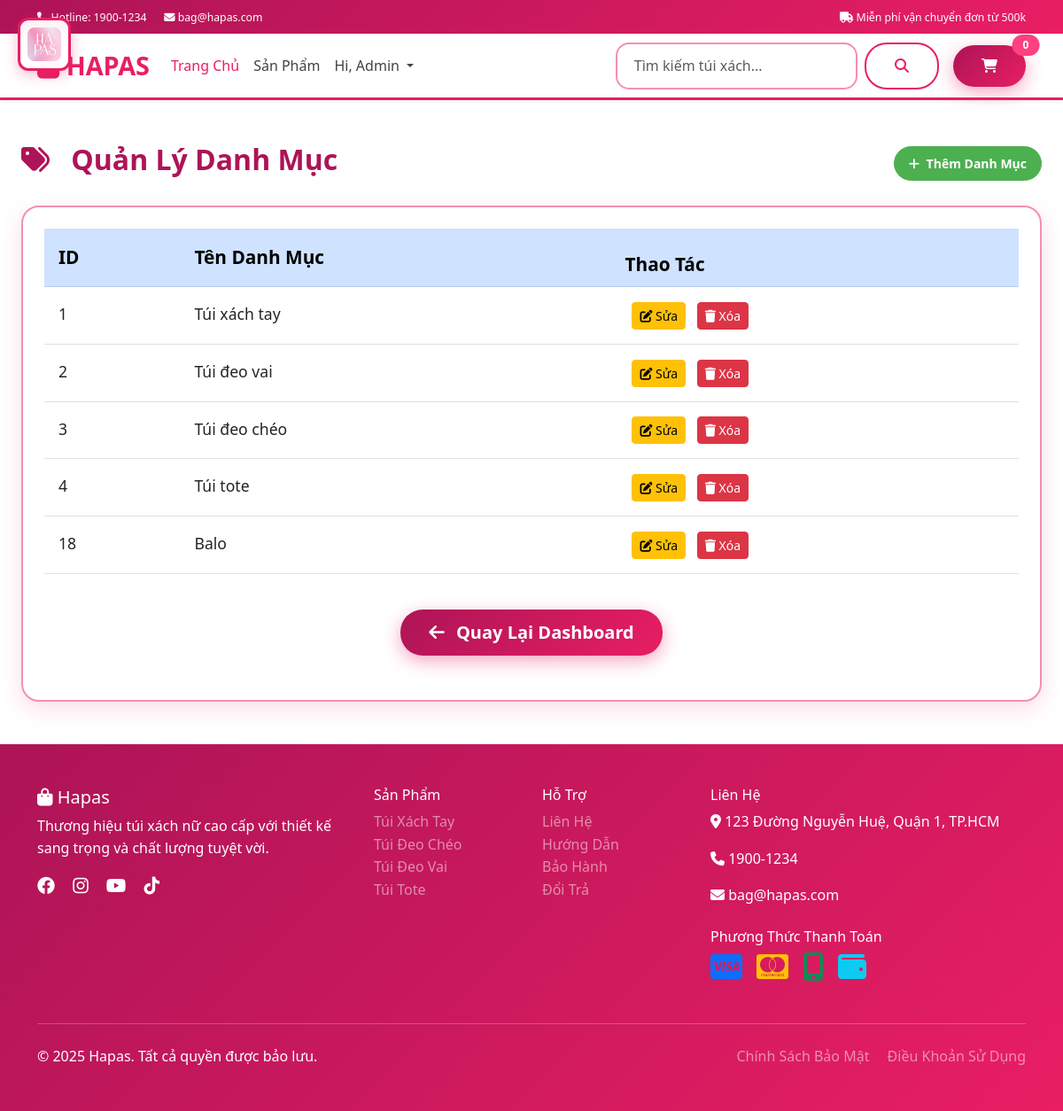
Screenshot of /controller/AdminCategoryController.php (signed in) with the database file from the repository.
### tables this page shows
CREATE TABLE `categories` (
  `id` int NOT NULL,
  `name` varchar(100) NOT NULL
);

### views/admincategory.php (called while the page is built)
<?php
include('../assets/inc/header.php');
include('../assets/inc/navbar.php');
include('../assets/inc/_admincategory.php');
include('../assets/inc/footer.php');
?>

### controller/AdminCategoryController.php (called while the page is built, shortened)
<?php
require_once '../db.php';
$sql = "SELECT * FROM categories ORDER BY id";
$result = $conn->query($sql);
$listCategory = [];
if ($result && $result->num_rows > 0) {
    while($row = $result->fetch_assoc()) {
        $listCategory[] = $row;
    }
}
include('../views/admincategory.php');
?>

### assets/inc/_admincategory.php (the view, shortened to what this page needs)
<section class="py-5" style="background: white; min-height: 85vh;">
    <div class="container-fluid px-4">
        <div class="row mb-4">
            <div class="col-12 d-flex justify-content-between align-items-center">
                <h2 class="fw-bold" style="color: #ad1457;">
                    <i class="fas fa-tags me-3"></i>
                    Quản Lý Danh Mục
                </h2>
                <a href="../views/add-category.php" class="btn btn-success btn-sm px-3 py-2">
                    <i class="fas fa-plus me-1"></i> Thêm Danh Mục
                </a>
            </div>
        </div>
        <div class="row">
            <div class="col-12">
                <div class="card" style="min-height: 70vh;">
                    <div class="card-body p-4">
                        <div class="table-responsive">
                            <table class="table table-hover table-lg">
                                <thead class="table-primary">
                                    <tr>
                                        <th style="font-size: 1.3rem; padding: 1rem;">ID</th>
                                        <th style="font-size: 1.3rem; padding: 1rem;">Tên Danh Mục</th>
                                        <th style="font-size: 1.3rem; padding: 1.rem;">Thao Tác</th>
                                    </tr>
                                </thead>
                                <tbody>
                                    <?php foreach($listCategory as $category): ?>
                                    <tr>
                                        <td style="padding: 1rem; font-size: 1.1rem;"><?= $category['id'] ?></td>
                                        <td style="padding: 1rem; font-size: 1.1rem;"><?= $category['name'] ?></td>
                                        <td style="padding: 1rem; font-size: 1.1rem;">
                                            <a href="../controller/EditCategoryController.php?id=<?= $category['id'] ?>" class="btn btn-warning btn-sm me-2">
                                                <i class="fas fa-edit"></i> Sửa
                                            </a>
                                            <form action="../controller/CategoryController.php" method="post" class="d-inline" onsubmit="return confirm('Bạn có chắc chắn muốn xóa danh mục này?')">
                                                <button type="submit" class="btn btn-danger btn-sm">
                                                    <i class="fas fa-trash"></i> Xóa
                                                </button>
                                            </form>
                                        </td>
                                    </tr>
                                    <?php endforeach; ?>
                                </tbody>
                            </table>
                        </div>
                        <div class="text-center mt-4">
                            <a href="../views/admindashboard.php" class="btn btn-primary btn-lg">
                                <i class="fas fa-arrow-left me-2"></i> Quay Lại Dashboard
                            </a>
                        </div>
                    </div>
                </div>
            </div>
        </div>
    </div>
</section>

### assets/css/style.css (style rules this page uses)
:root { --primary-color: #e91e63; --primary-light: #f48fb1; --primary-dark: #ad1457; --secondary-color: #ffffff; --accent-color: #ff4081; --success-color: #4caf50; --danger-color: #f44336; --warning-color: #ff9800; --info-color: #2196f3; --light-color: #fce4ec; --dark-color: #424242; --white-color: #ffffff; --pink-gradient: linear-gradient(135deg, #e91e63 0%, #f48fb1 50%, #fce4ec 100%); --pink-dark-gradient: linear-gradient(135deg, #ad1457 0%, #e91e63 100%); }
body { font-family: 'Segoe UI', Tahoma, Geneva, Verdana, sans-serif; line-height: 1.6; background-color: var(--white-color); color: var(--dark-color); }
.btn-primary { background: var(--pink-dark-gradient); border: none; border-radius: 25px; padding: 0.7rem 2rem; font-weight: 600; transition: all 0.3s ease; box-shadow: 0 6px 20px rgba(233, 30, 99, 0.4); color: white; }
.btn-success { background: var(--success-color); border-color: var(--success-color); border-radius: 25px; padding: 0.7rem 2rem; font-weight: 600; }
.card { border: 2px solid var(--primary-light); border-radius: 20px; box-shadow: 0 8px 25px rgba(233, 30, 99, 0.15); background: var(--white-color); }

### rows the page displays
categories: id "1", name "Túi xách tay"
categories: id "2", name "Túi đeo vai"
categories: id "3", name "Túi đeo chéo"
categories: id "4", name "Túi tote"
categories: id "18", name "Balo"
